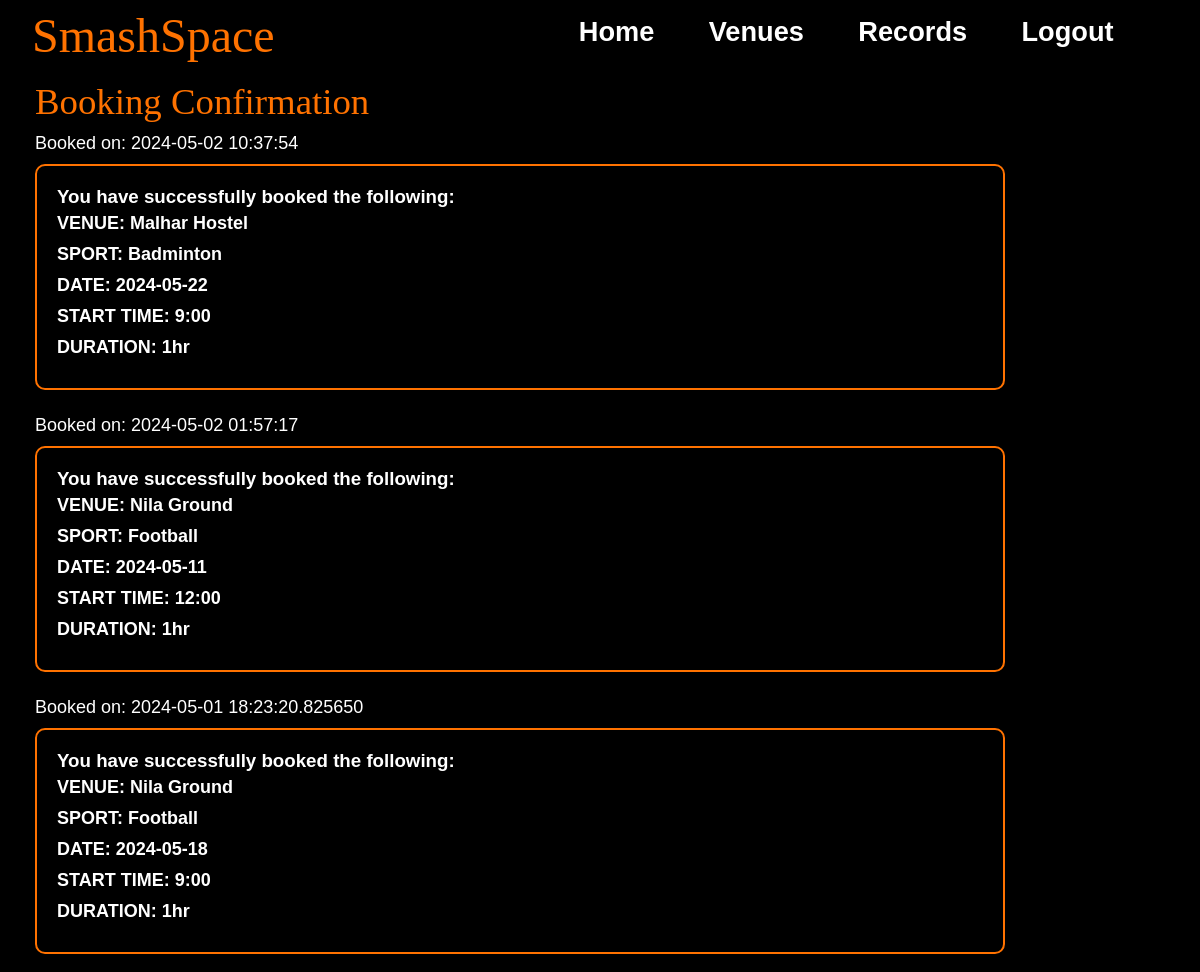
The page /records (signed in) on the database as committed earlier.
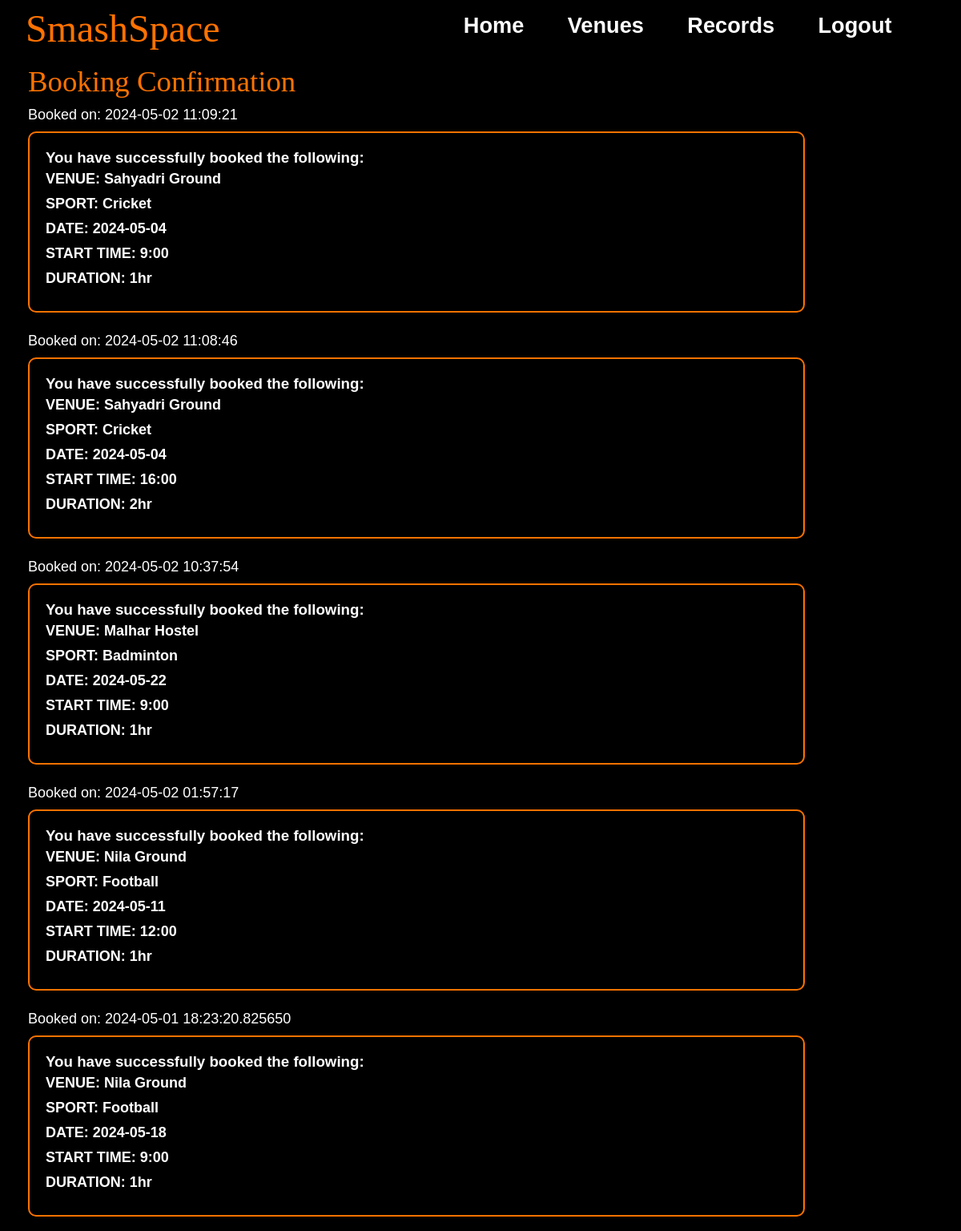
The same page on the database as committed later.
### models.py (models this page shows, shortened)
class BookingLog(db.Model):
    BookingID = db.Column(db.Integer, primary_key=True, autoincrement=True)
    UserID = db.Column(db.Integer, db.ForeignKey('user.UserID'), nullable=False)
    VenueID = db.Column(db.Integer, db.ForeignKey('venue.VenueID'), nullable=False)
    SportID = db.Column(db.Integer, db.ForeignKey('sport.SportID'), nullable=False)
    Slot = db.Column(db.String(10),nullable=False)
    Duration = db.Column(db.String(5),nullable=False)
    Date = db.Column(db.String(20), nullable=False)
    BookingTime = db.Column(db.DateTime, nullable=False, default=lambda: datetime.now(timezone("Asia/Kolkata")).replace(microsecond=0))
    User = db.relationship('User', backref='bookings', lazy=True)
    Venue = db.relationship('Venue', backref='bookings', lazy=True)
    Sport = db.relationship('Sport', backref='bookings', lazy=True)
    __table_args__ = (
        UniqueConstraint("UserID",'VenueID', 'SportID', 'Slot', 'Duration', 'Date'),
    )

class Venue(db.Model):
    VenueID = db.Column(db.Integer, primary_key=True, autoincrement = True)
    VenueName = db.Column(db.String(100), nullable=False)
    VenueAddress = db.Column(db.String(500), nullable=False)
    VenueImageURL = db.Column(db.String(200))
    FirstSlot = db.Column(db.Time, nullable = False)
    LastSlot = db.Column(db.Time, nullable = False)
    Sports = db.relationship('Sport', secondary='venue_sport', backref= db.backref('venues', lazy='dynamic'))
    VenueBlog = db.Column(db.String(2000))

class Sport(db.Model):
    SportID = db.Column(db.Integer, primary_key=True, autoincrement=True)
    SportName = db.Column(db.String(100), nullable=False, unique=True)
    SportImageURL= db.Column(db.String(200))

### app.py (the view)
@app.route("/records")
def record():
    logs = BookingLog.query.filter_by(UserID=current_user.get_id()).order_by(desc(BookingLog.BookingTime)).all()
    venues = []
    sports = []
    dates = []
    starts = []
    durations = []
    BookingTimes= []
    for log in logs:
        venue = Venue.query.get(log.VenueID)
        sport = Sport.query.get(log.SportID)
        venues.append(venue)
        sports.append(sport)
        dates.append(log.Date)
        starts.append(log.Slot)
        durations.append(log.Duration)
        BookingTimes.append(log.BookingTime)
    return render_template("Records.html", logs=logs, venues=venues, sports=sports, dates=dates, starts=starts, durations=durations, BookingTimes=BookingTimes)

### app.py (called while the page is built)
@login_manager.user_loader
def load_user(user_id):
    return User.query.get(int(user_id))

### models.py (called while the page is built)
    def get_id(self):
        return str(self.UserID)

### templates/Records.html (shortened to what this page needs)
{% extends 'Base.html' %}
{% block css %}
<link rel="stylesheet" href="/static/css/records.css">
{%endblock%}
{% block content %}
    <p style="color: #ff7200;font-family: fantasy;font-size: 2.3em;margin-bottom: 10px;" >Booking Confirmation</p>
    <ul  id = "UL">
        {% for log in logs %}
            <li id = "time">Booked on: {{ BookingTimes[loop.index0] }}</li>
            <div class = "box">
                    <h3 id = "yhs">You have successfully booked the following:</h3>
              <div id = "data">
                <li>VENUE: {{ venues[loop.index0].VenueName }}</li>
                <li>SPORT: {{ sports[loop.index0].SportName }}</li>
                <li>DATE: {{ dates[loop.index0] }}</li>
                <li>START TIME: {{ starts[loop.index0] }}</li>
                <li>DURATION: {{ durations[loop.index0] }}</li>
              </div>
            </div>
            <br>
        {% endfor %}
    </ul>
{%endblock%}

### templates/Base.html (shortened to what this page needs)
<!DOCTYPE html>
<html lang="en">
<head>
    <link rel="stylesheet" href="{{ url_for("static", filename="css/base.css") }}">
    {% block css %}{% endblock %}
</head>
<body>
    <div class="content-wrapper">
        <div id="main">
            <div id="navbar">
                <a id="logo" href="/home">SmashSpace</a>
                <div id="menu">
                    <a href="/home">Home</a>
                    <a href="/venues">Venues</a>
                    <a href="/records">Records</a>
                    {% if current_user.is_authenticated %}
                    <a href="/logout">Logout</a>
                    {% else %}
                    <a href="/">Login/Register</a>
                    {% endif %}
                </div>
            </div>
        </div>
    </div>
    {% block content %}{% endblock %}
</body>
</html>

### static/css/base.css (style rules this page uses)
* { margin: 0; padding: 0; text-decoration: none; box-sizing: border-box; transition: all 0.5s; }
body { background-color: black; max-width: 1000px; margin: 0 auto; }
#navbar { position: fixed; top: 0; left: 0; right:0; background-color: rgba(0, 0, 0, 0.8); height: 4em; display: flex; align-items: center; justify-content: space-between; padding: 0 2em; z-index: 1000; }
#logo { color: #ff7200; font-size: 3em; font-family: fantasy; margin-top: 0.14em; }
#menu { display: flex; }
#menu a, .dropmenu a { margin-right: 2em; font-size: 1.7em; color: #fff; font-family: 'Franklin Gothic Medium', 'Arial Narrow', Arial, sans-serif; font-weight: 550; transition: color 0.3s ease-in-out; }

### static/css/records.css (style rules this page uses)
body { font-family: Arial, sans-serif; margin: 0; padding: 0; color: #333; margin: 80px 0 0 35px; }
ul { list-style-type: none; }
li { margin-bottom: 10px; }
#time { margin-top: 7px; color: #fff; font-size: large; }
.box { border: 2px solid #ff7200; border-radius: 10px; padding: 20px; margin-top: 10px; margin-right: 30px; background-color: #000; color: #fff; box-shadow: 0 0 10px rgba(0, 0, 0, 0.1); }
#data { font-weight:700; font-family:'Trebuchet MS', 'Lucida Sans Unicode', 'Lucida Grande', 'Lucida Sans', Arial, sans-serif; font-size: large; }
#yhs { font-family: 'Lucida Sans', 'Lucida Sans Regular', 'Lucida Grande', 'Lucida Sans Unicode', Geneva, Verdana, sans-serif; margin-bottom: 5px; }

Rows that differ between the two databases and show on the page:
added BookingLog: BookingTime "2024-05-02 11:09:21", Date "2024-05-04", Slot "9:00", Duration "1hr"
now on this page (row unchanged): Venue: VenueName "Sahyadri Ground"
now on this page (row unchanged): Sport: SportName "Cricket"
added BookingLog: BookingTime "2024-05-02 11:08:46", Date "2024-05-04", Slot "16:00", Duration "2hr"
